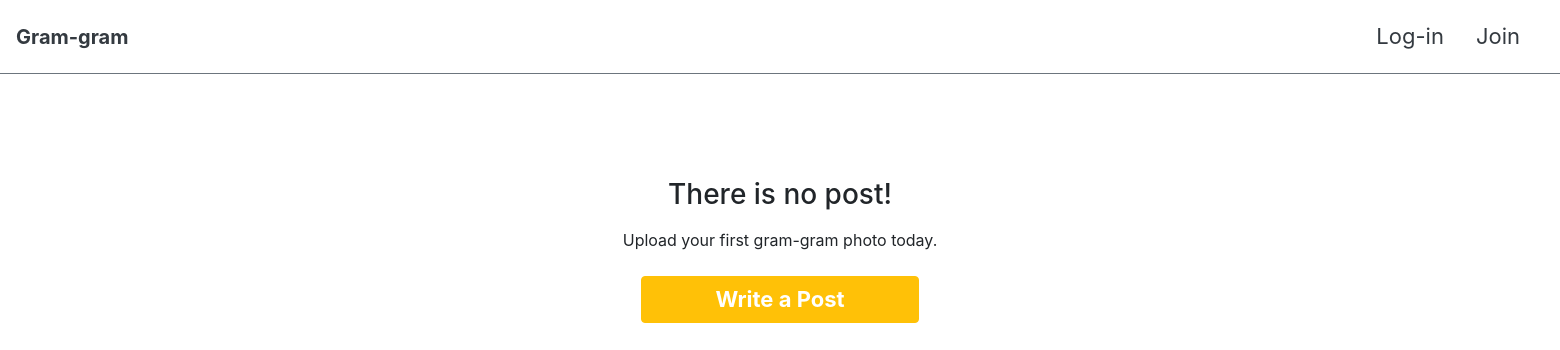
The page /articles/explore/salad/ on the database as committed earlier.
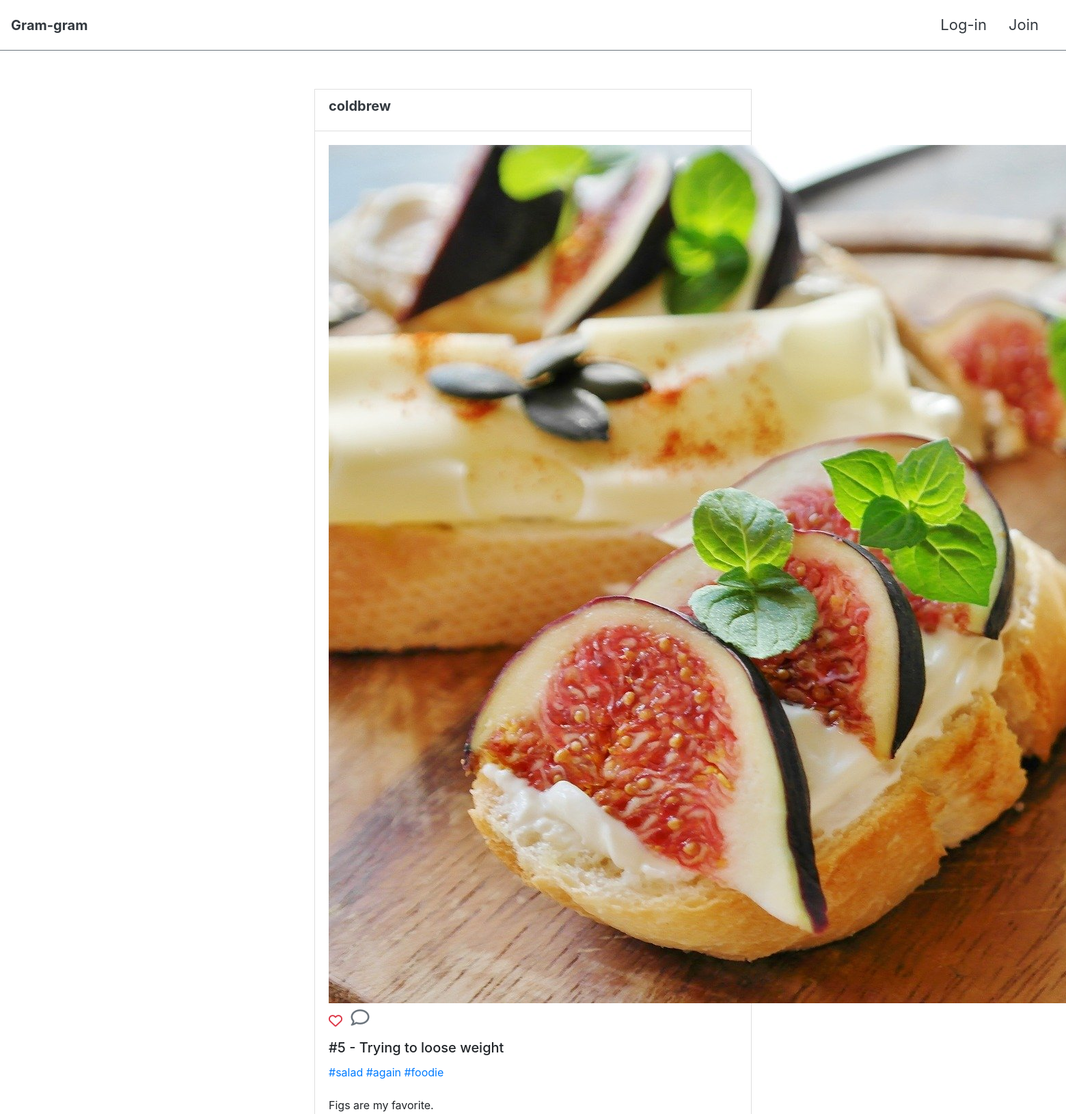
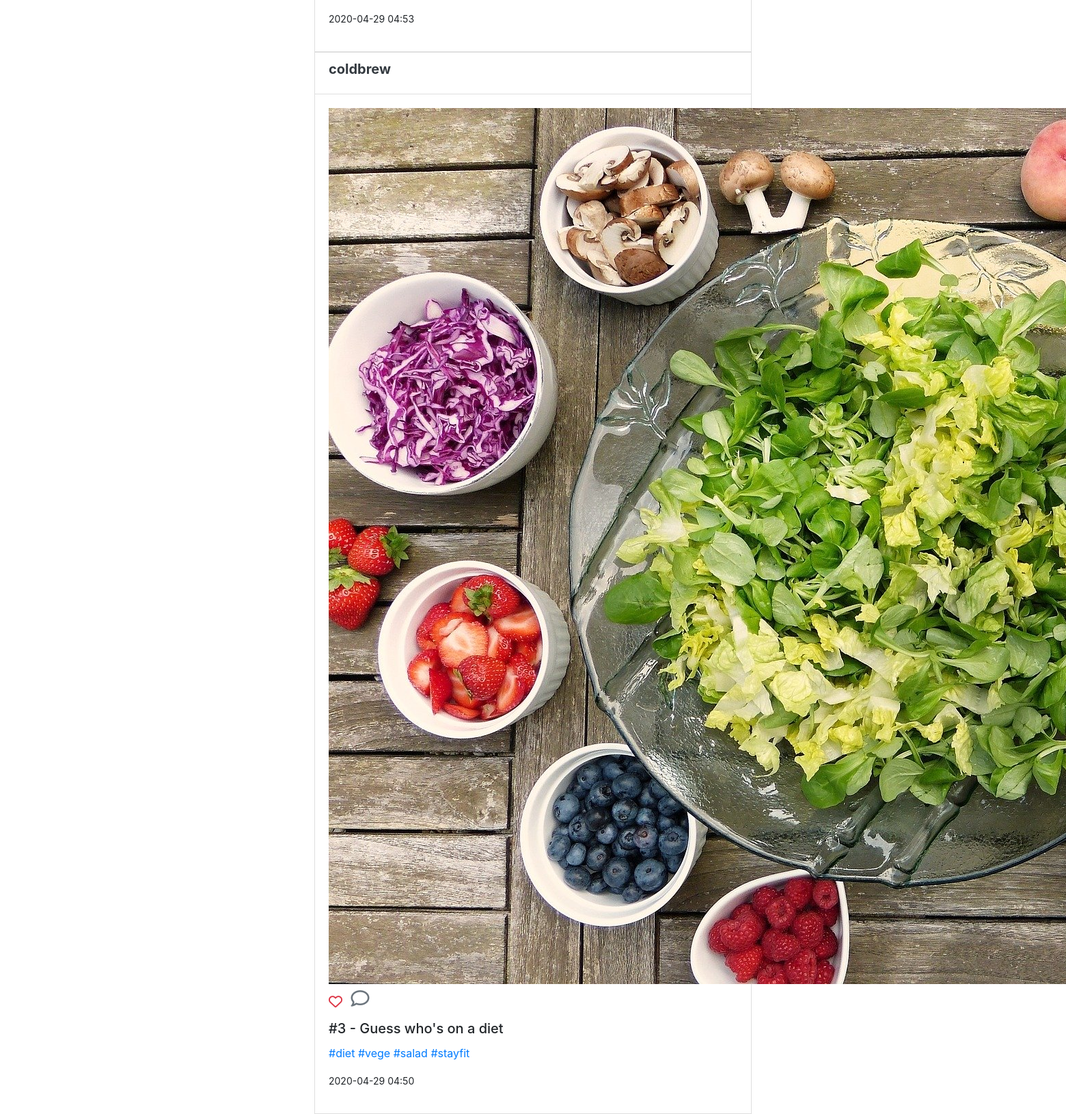
The same page on the database as committed later (2 pictures, top to bottom).
### articles/models.py (models this page shows, shortened)
class Article(models.Model):
    title = models.CharField(max_length=100)
    content = models.TextField()
    image = models.ImageField(blank=True)
    image_thumbnail = ImageSpecField(source='image',
                                      processors=[ResizeToFit(700, 700)],
                                      format='JPEG',
                                      options={'quality': 60})
    created_at = models.DateTimeField(auto_now_add=True)
    updated_at = models.DateTimeField(auto_now=True)
    user = models.ForeignKey(settings.AUTH_USER_MODEL, on_delete=models.CASCADE)
    liked_users = models.ManyToManyField(settings.AUTH_USER_MODEL, related_name='liked_articles')
    tags = models.ManyToManyField('Hashtag', blank=True)
    class Meta:
        ordering = ['-created_at']

class Hashtag(models.Model):
    name = models.CharField(max_length=100, unique=True)

### accounts/models.py (models this page shows)
class User(AbstractUser):
    followers = models.ManyToManyField(settings.AUTH_USER_MODEL, related_name='followings')

### articles/views.py (the view)
# urls.py: path('', views.index, name='index'),
def index(request, tag=None):
    articles = Article.objects.prefetch_related('tags').order_by('-pk')
    if tag:
        articles = Article.objects.filter(tags__name__iexact=tag)
    context = {
        'articles': articles,
    }
    return render(request, 'articles/index.html', context)

### articles/templatetags/article_extras.py (called while the page is built)
@register.filter
def add_link(value):
    content = value.content
    tags = value.tags.all()
    for tag in tags:
        content = re.sub(r'\#'+tag.name+r'\b', '<a href="/articles/explore/'+tag.name+'/">#'+tag.name+'</a>', content)
    return content

### articles/templates/articles/index.html (shortened to what this page needs)
{% extends 'base.html' %}
{% load bootstrap4 %}
{% load article_extras %}
{% load mathfilters %}
{% block content %}
  {% for article in articles %}
  <div class="card m-auto rounded-0" style="width: 40rem;">
  <div class="card-header d-flex justify-content-between bg-white">
    <h5 class="card-title"><a href="{% url 'profile' article.user.username %}" class="text-dark text-decoration-none"><strong>{{ article.user.username }}</strong></a> </h5>
  </div>
  <div class="card-body ">
    <img src="{{article.image_thumbnail.url}}" class="d-block m-auto pb-2"/>
  <div>
    <span>{% include 'articles/like.html'%}</span>
    <span><a href="{% url 'articles:comments' article.pk %}"><i class="far fa-comment text-secondary" style='font-size:27px'></i></a></span>
  </div>
    <h5 class="card-title">#{{article.pk}} - {{article.title}}</h5>
    <p>{{article|add_link|safe|linebreaksbr}}</p>
    <p><small>{{ article.created_at|date:'Y-m-d H:i' }}</small></p>
  </div>
  </div>
  {% empty %}
  <h3 class="text-center pt-5 mb-3">There is no post!</h3>
  <p class="text-center pb-2">Upload your first gram-gram photo today.</p>
  <a class="btn btn-warning text-white d-block w-25 m-auto" href="{% url 'articles:create' %}" style='font-size:22px;'><strong>Write a Post</strong> </a>
  {% endfor %}
{% endblock %}

### templates/base.html (shortened to what this page needs)
<!DOCTYPE html>
{% load bootstrap4 %}
{% load article_extras %}
<html lang="ko">
<head>
    <link rel="stylesheet" href="https://cdnjs.cloudflare.com/ajax/libs/animate.css/3.7.2/animate.min.css">
    {% bootstrap_css %}
</head>
<body>
  {% include '_nav.html'%}
  <div class="container">
  {% block content %}
  {% endblock %}
  </div>
</body>
</html>

### templates/_nav.html (shortened to what this page needs)
<nav class="navbar navbar-expand-md navbar-light bg-white border border-left-0 border-right-0 border-top-0 border-secondary fixed-top py-1 mb-5" >
  <a class="navbar-brand" href="{% url 'root' %}"><strong class="text-dark">Gram-gram</strong></a>
  <div class="collapse navbar-collapse " id="navbarTogglerDemo03">
    <ul class="navbar-nav ml-auto mt-2 mt-md-0 p-2">
     {% if user.is_authenticated %}
      <li class="nav-item dropdown mx-2">
        <a class="nav-link dropdown-toggle text-dark" href="#" id="navbarDropdownMenuLink" data-toggle="dropdown" aria-haspopup="true" aria-expanded="false" style='font-size:22px;'>Hello, {{user.username}}!</a>
        <div class="dropdown-menu" aria-labelledby="navbarDropdownMenuLink">
          <button class="dropdown-item"  style='font-size:22px;'><a href="{% url 'profile' user.username %}" >Profile</a></button>
          <button class="dropdown-item"  style='font-size:22px;'><a href="{% url 'accounts:logout' %}" class="text-decoration-none text-danger">Log-out</a></button>
        </div>
      </li>
       <li class="nav-item mx-2">
        <a class="nav-link text-dark" href="{% url 'articles:create' %}" style='font-size:22px;'>Write a Post </a>
      </li>
      {% else %}
      <li class="nav-item active mx-2">
        <a class="nav-link text-dark" href="{% url 'accounts:login' %}" style='font-size:22px;'>Log-in<span class="sr-only">(current)</span></a>
      </li>
      <li class="nav-item active mx-2">
        <a class="nav-link text-dark" href="{% url 'accounts:signup' %}" style='font-size:22px;'>Join<span class="sr-only">(current)</span></a>
      </li>
      {% endif %}
    </ul>
    </div>
</nav>
<div style="height: 130px;"></div>

### articles/templates/articles/like.html
<a href="{% url 'articles:like' article.pk %}">
    {% if user in article.liked_users.all %}
    <i class="fas fa-heart fa-lg text-danger mr-2"></i>
    {% else %}
    <i class="far fa-heart fa-lg text-danger mr-2 animated infinite bounce slow delay-1s"></i>
    {% endif %}
</a>

Rows that differ between the two databases and show on the page:
now on this page (row edited): Article: user.username "coldbrew", image_thumbnail (picture), pk "5", title "Trying to loose weight", content+id "#salad #again #foodie Figs are my favorite.", created_at "2020-04-29 04:53"
now on this page (row edited): Article: user.username "coldbrew", image_thumbnail (picture), pk "3", title "Guess who's on a diet", content+id "#diet #vege #salad #stayfit", created_at "2020-04-29 04:50"
Other text that changed with them:
text no longer shown: "There is no post! Upload your first gram-gram photo today. Write a Post"
